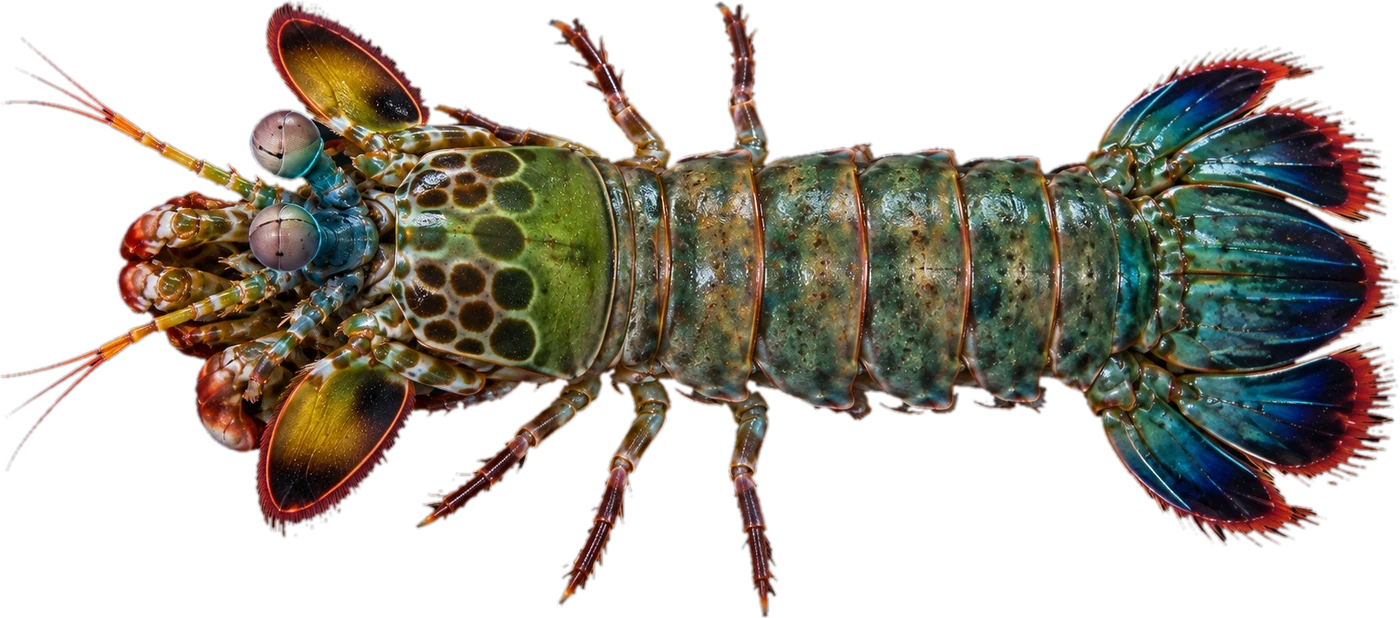
#> input picture content/assets/organisms/M-peacock-mantis-shrimp/top-cutout.webp, 1400 x 618 px, found by its file name
$ python rig-organism.py ../content/assets/organisms/M-peacock-mantis-shrimp/top-cutout.webp
#> lines starting #> are read from the running program, lines starting #| are printed output that depends on the picture; after the words box and inside, x2 and y2 are one past the last pixel; in counts of white or black regions, pixels touching at a corner belong together
# Build the movable relief rig for the mantis shrimp from its top-view cut-out.
# Output (next to the cut-out): rig.png  R = height above the sand (px), G = part number, A = coverage
#                               rig.json part names, pivots, parents and how far each moves apart in the anatomy view
# Run: python3 scripts/rig-organism.py content/assets/organisms/M-peacock-mantis-shrimp
import json, sys
import numpy as np
from PIL import Image, ImageFilter

d = sys.argv[1]
im = Image.open(f'{d}/top-cutout.webp').convert('RGBA')
#> im is the input picture: PIL image 1400x618 RGBA; mean R, G, B, A 45.1, 39.9, 30.8, 117.6
W, H = im.size                                   # 1400 x 618; the body's midline is y = 280
#> W = 1400; H = 618
a = np.asarray(im)[:, :, 3] > 40
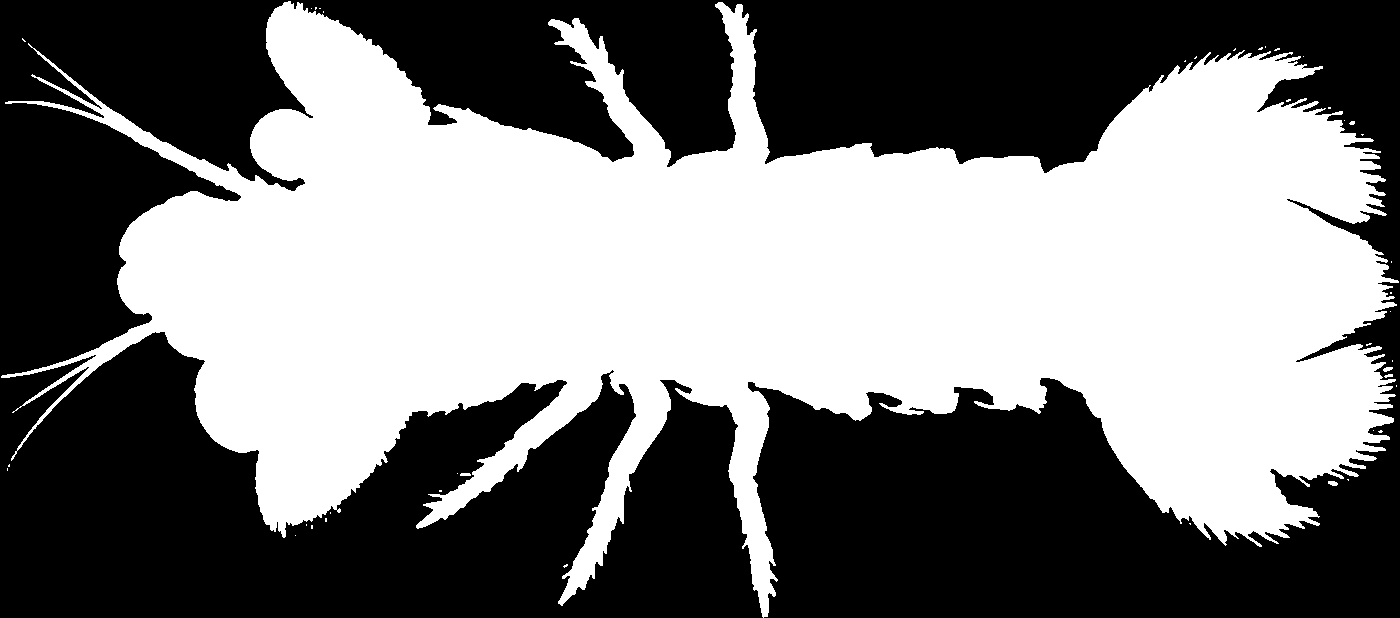
#> a: shape (618, 1400) bool; 47.5% white; 42 white regions (37 under 20 px), largest, box (x1, y1, x2, y2) and area: (1, 1, 1399, 618) 410391, (1328, 481, 1338, 486) 39, (1383, 367, 1393, 372) 35, (460, 473, 471, 476) 31, (1384, 374, 1393, 378) 24
Y, X = np.mgrid[0:H, 0:W]
MID = 280

def ell(cx, cy, rx, ry, deg=0):
    c, n = np.cos(np.radians(deg)), np.sin(np.radians(deg))
    u, v = (X - cx) * c + (Y - cy) * n, -(X - cx) * n + (Y - cy) * c
    return (u / rx) ** 2 + (v / ry) ** 2 <= 1

# Parts, first match wins. pivot = joint in image pixels; explode = offset in the anatomy view (px).
P = []
def part(key, name, mask, pivot, parent, explode, amp, base=0, slope=None):
    P.append(dict(key=key, name=name, mask=mask & a, pivot=pivot, parent=parent, explode=explode, amp=amp, base=base, slope=slope))

part('eyeA', '复眼', ell(285, 140, 46, 44) | ((X > 300) & (X < 372) & (Y > 150) & (Y < 212)), (352, 205), 'head', (-60, -150), 34, base=95)
part('eyeB', '复眼', ell(285, 236, 46, 44) | ((X > 300) & (X < 372) & (Y >= 212) & (Y < 270)), (352, 252), 'head', (-60, 150), 34, base=95)
part('scaleA', '触角鳞片', ell(342, 64, 112, 72, 36) & ~ell(285, 140, 50, 48), (405, 128), 'head', (-40, -120), 14, base=55, slope=(405, 128, 25))
part('scaleB', '触角鳞片', ell(332, 448, 120, 74, -44), (400, 372), 'head', (-40, 120), 14, base=55, slope=(400, 372, 25))
part('antA', '触角', (X < 262) & (Y < 196), (258, 190), 'head', (-150, -60), 3, base=48, slope=(258, 190, 48))
part('antB', '触角', (X < 125) & (Y >= 280), (250, 322), 'head', (-150, 60), 3, base=48, slope=(250, 322, 48))
part('clawA', '捕肢（出拳用）', (X < 262) & (Y < 290), (262, 252), 'head', (-110, -40), 40, base=18)
part('clawB', '捕肢（出拳用）', (X < 262), (258, 318), 'head', (-110, 40), 40, base=18)
legs = [('legA', (Y < 150) & (X >= 520) & (X < 690), (652, 160), (0, -110)), ('legB', (Y < 150) & (X >= 690) & (X < 800), (746, 152), (40, -110)),
        ('legC', (Y > 395) & (X >= 400) & (X < 600), (588, 388), (-20, 120)), ('legD', (Y > 400) & (X >= 600) & (X < 700), (655, 395), (20, 120)),
        ('legE', (Y > 400) & (X >= 700) & (X < 800), (745, 402), (60, 120))]
for k, m, pv, ex in legs: part(k, '步足', m, pv, 'head', ex, 6, base=42, slope=(pv[0], pv[1], 40))
cuts = [612, 660, 757, 857, 962, 1052, 1112]
part('head', '头胸甲', X < cuts[0], (560, MID), None, (-30, 0), 120)
for i in range(6):
    part(f'abd{i+1}', '腹节', (X >= cuts[i]) & (X < cuts[i + 1]), (cuts[i], MID), 'head' if i == 0 else f'abd{i}', (25 * (i + 1), 0), 118)
part('uroA', '尾扇', (X >= cuts[6] - 30) & (Y < 205), (cuts[6], MID), 'abd6', (200, -110), 30)
part('telson', '尾节', (X >= cuts[6]) & (Y >= 205) & (Y <= 360), (cuts[6], MID), 'abd6', (200, 0), 60)
part('uroB', '尾扇', (X >= cuts[6] - 30) & (Y > 360), (cuts[6], MID), 'abd6', (200, 110), 30)

pid = np.full((H, W), 255, np.uint8)
for i, p in enumerate(P):
    m = p['mask'] & (pid == 255); pid[m] = i; p['mask'] = m
#> this loop made 23 passes
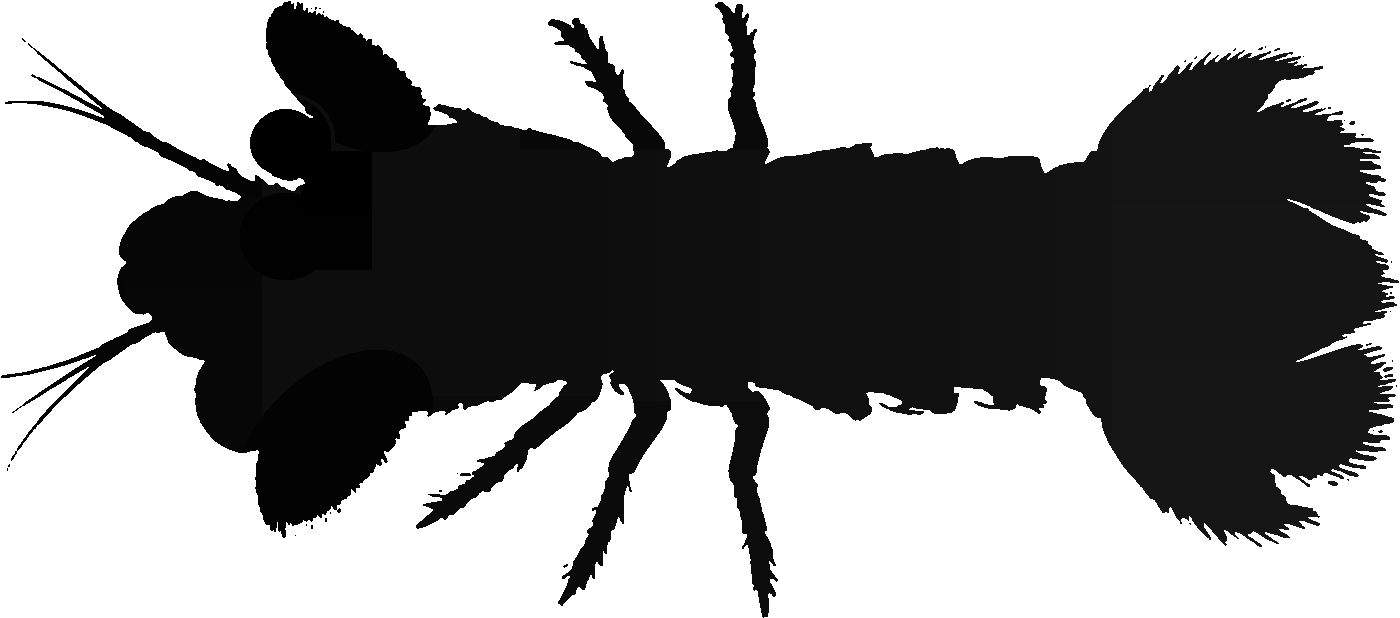
#> pid: shape (618, 1400); min 0, max 255, mean 140.7

def dist(mask, cap=160):
    # distance to the edge of the mask, in px (repeated 3x3 erosion)
    out = np.zeros(mask.shape, np.float32); cur = mask.copy()
    for k in range(cap):
        if not cur.any(): break
        out[cur] += 1
        e = cur.copy()
        e[1:, :] &= cur[:-1, :]; e[:-1, :] &= cur[1:, :]; e[:, 1:] &= cur[:, :-1]; e[:, :-1] &= cur[:, 1:]
        cur = e
    return out

body = np.zeros((H, W), bool)
for p in P:
    if p['key'] == 'head' or p['key'].startswith('abd') or p['key'] == 'telson': body |= p['mask']
#> body: shape (618, 1400) bool; 27.1% white; 11 white regions (6 under 20 px), largest, box (x1, y1, x2, y2) and area: (262, 105, 1399, 448) 232273, (1307, 205, 1387, 224) 805, (1304, 344, 1385, 361) 732, (292, 93, 362, 151) 423, (262, 179, 301, 198) 312
db = dist(body)
#> after the loop in dist, `for k in range(cap):`: e: shape (618, 1400) bool; every value is 0
#> after the loop in dist, `for k in range(cap):`:
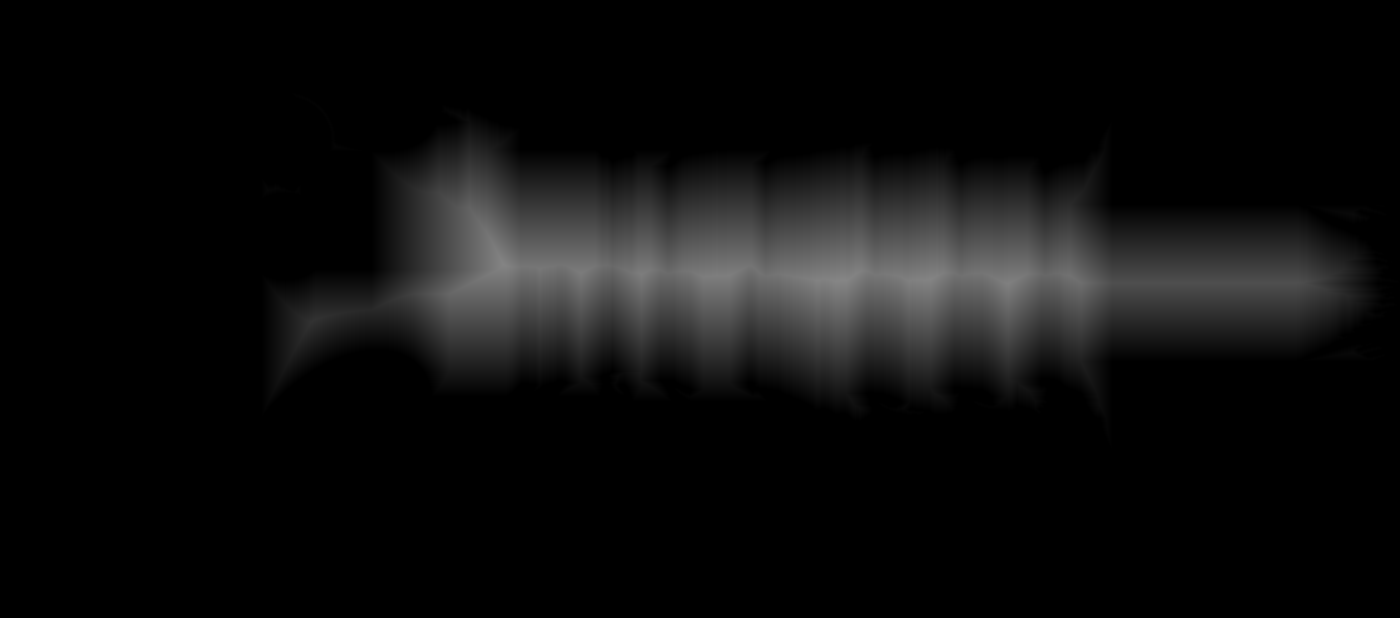
#> out: shape (618, 1400) float32; min 0, max 133, mean 13.7
hgt = np.zeros((H, W), np.float32)
for p in P:
    m = p['mask']
    if not m.any(): continue
    if p['key'] == 'head' or p['key'].startswith('abd') or p['key'] == 'telson':
        R = 125.0
        t = np.clip(db / R, 0, 1); dome = np.sqrt(1 - (1 - t) ** 2)
        hgt[m] = (dome * p['amp'])[m]
    else:
        dp = dist(m, 60); t = np.clip(dp / 25.0, 0, 1); dome = np.sqrt(1 - (1 - t) ** 2) * p['amp']
        base = np.full((H, W), float(p['base']), np.float32)
        if p['slope']:
            sx, sy, h0 = p['slope']; L = np.hypot(X - sx, Y - sy)
            far = max(1.0, float(L[m].max())); base = h0 * np.clip(1 - L / far, 0, 1) + 3
        hgt[m] = (base + dome)[m]
#> this loop made 23 passes
#> (sx, sy, h0, far) on passes 3, 4, 5, 6, 9, 10, 11, 12, 13: (405, 128, 25, 177), (400, 372, 25, 204), (258, 190, 48, 280.7), (250, 322, 48, 284.5), (652, 160, 40, 173.4), (746, 152, 40, 152.6), (588, 388, 40, 221.1), (655, 395, 40, 178.7), (745, 402, 40, 215.8)
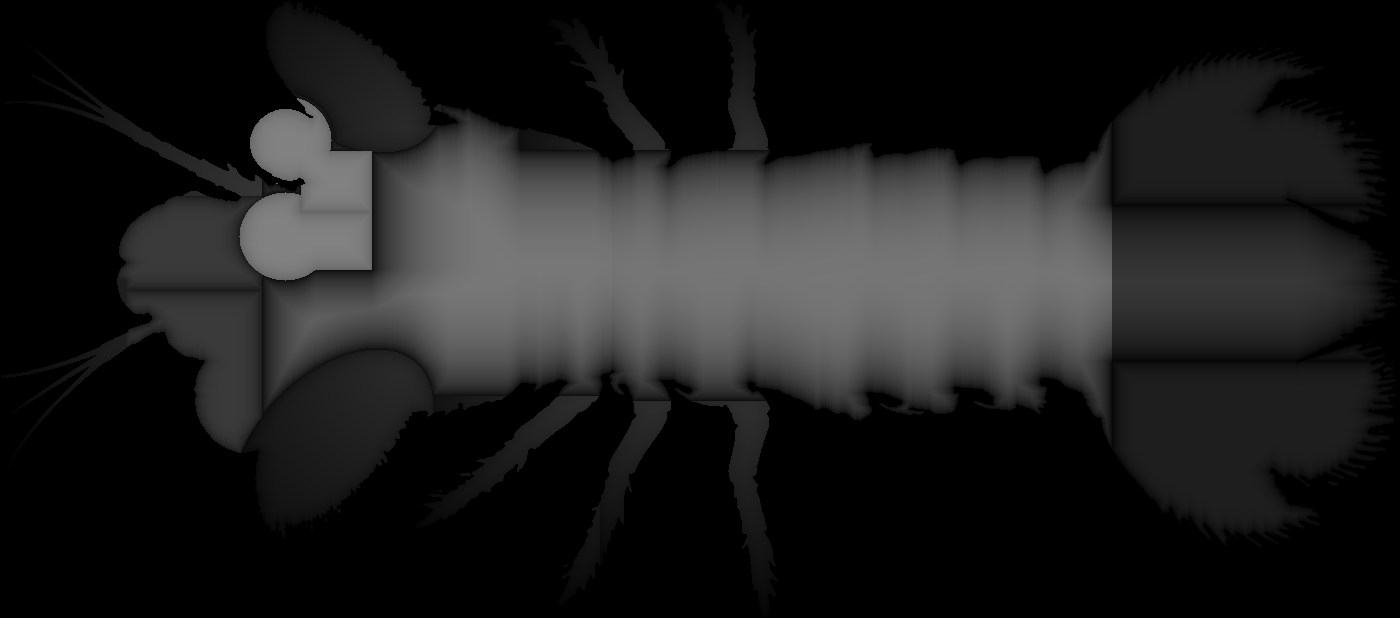
#> hgt: shape (618, 1400) float32; min 0, max 129, mean 29.3
#> m: shape (618, 1400) bool; 4.4% white; 10 white regions (6 under 20 px), largest, box (x1, y1, x2, y2) and area: (1112, 361, 1396, 547) 37947, (1328, 481, 1338, 486) 39, (1383, 367, 1393, 372) 35, (1384, 374, 1393, 378) 24
hgt = np.asarray(Image.fromarray(np.clip(hgt, 0, 255).astype(np.uint8)).filter(ImageFilter.GaussianBlur(2.2))).astype(np.float32)
hgt[pid == 255] = 0
#> hgt: shape (618, 1400) float32; min 0, max 129, mean 28.9

small = (700, 309)
R = Image.fromarray(np.clip(hgt, 0, 255).astype(np.uint8)).resize(small, Image.BILINEAR)
G = Image.fromarray(pid).resize(small, Image.NEAREST)
A = Image.fromarray((a * 255).astype(np.uint8)).resize(small, Image.BILINEAR)
Image.merge('RGBA', (R, G, Image.new('L', small, 0), A)).save(f'{d}/rig.png', optimize=True)
json.dump({'size': [W, H], 'grid': list(small), 'mid': MID, 'body_px': [252, 1379],
           'parts': [{k: p[k] for k in ('key', 'name', 'pivot', 'parent', 'explode')} for p in P]},
          open(f'{d}/rig.json', 'w'), ensure_ascii=False, indent=1)
# a preview of the part map, to check the cut
pal = np.random.RandomState(3).randint(40, 255, (256, 3)).astype(np.uint8); pal[255] = 235
Image.fromarray(pal[pid]).resize((700, 309), Image.NEAREST).save('/tmp/claude-0/-home-claude/c02b488a-a8c7-521e-93f6-287a2bc8bf07/scratchpad/cut/parts.png')
Image.fromarray(np.clip(hgt * 1.5, 0, 255).astype(np.uint8)).resize((700, 309)).save('/tmp/claude-0/-home-claude/c02b488a-a8c7-521e-93f6-287a2bc8bf07/scratchpad/cut/height.png')
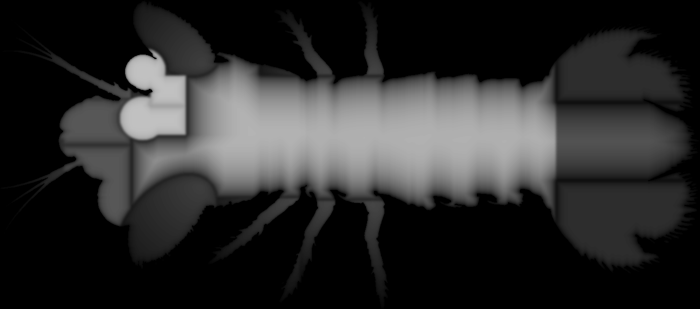
#> saved as height.png: PIL image 700x309 L; min 0, max 193, mean 43.3
print('parts', len(P), {p['key']: int(p['mask'].sum()) for p in P})
#> (printed output is left out)
